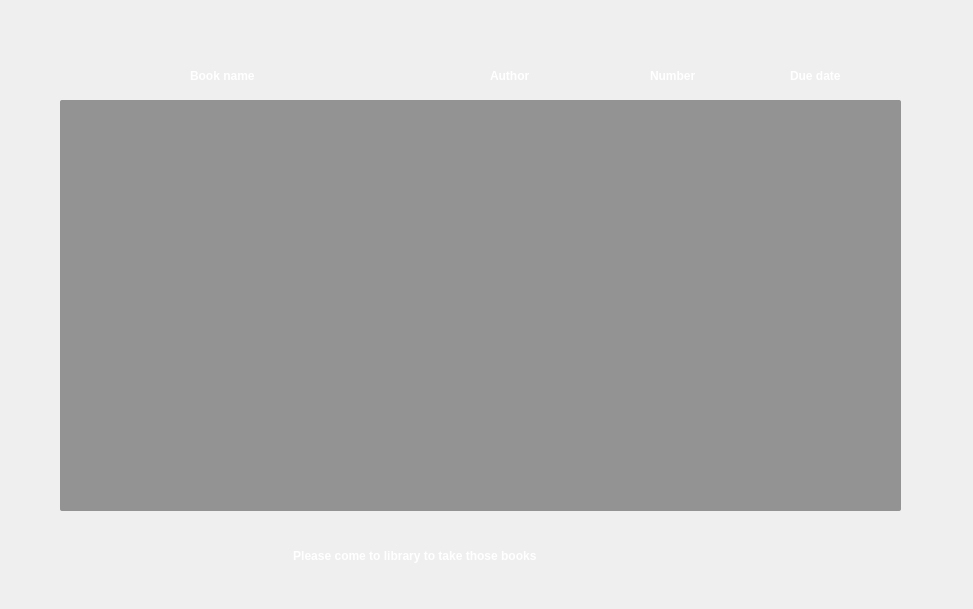
<?xml version="1.0" encoding="UTF-8"?>
<ui version="4.0">
 <class>QueueBook</class>
 <widget class="QDialog" name="QueueBook">
  <property name="geometry">
   <rect>
    <x>0</x>
    <y>0</y>
    <width>973</width>
    <height>609</height>
   </rect>
  </property>
  <property name="windowTitle">
   <string>Dialog</string>
  </property>
  <property name="styleSheet">
   <string notr="true">QTableWidget:item

{
color:white;
padding:5px;
margin:15px;
margin-left:0px;
font-size:12px;
font-weight:700;
font-family:&quot;Open Sans&quot;;
border:0px;
}
QTableWidget
{
alternate-background-color: rgba(255,255,255,0.1);
selection-background-color : white;
}

QPushButton {	
color: #333;
border: 2px solid #555;
border-radius: 11px;
padding: 5px;
background: qradialgradient(cx: 0.3, cy: -0.4,
fx: 0.3, fy: -0.4,
radius: 1.35, stop: 0 #fff, stop: 1 #888);
min-width: 80px;
background-color: rgba(255,255,255, .1);
}

QPushButton:hover {
background: qradialgradient(cx: 0.3, cy: -0.4,
fx: 0.3, fy: -0.4,
radius: 1.35, stop: 0 #fff, stop: 1 rgb(212, 236, 215));
}

QPushButton:pressed {
background: qradialgradient(cx: 0.4, cy: -0.1,
fx: 0.4, fy: -0.1,
radius: 1.35, stop: 0 #fff, stop: 1 #ddd);
}
</string>
  </property>
  <widget class="QTableWidget" name="tableWidget">
   <property name="geometry">
    <rect>
     <x>60</x>
     <y>100</y>
     <width>841</width>
     <height>411</height>
    </rect>
   </property>
   <property name="styleSheet">
    <string notr="true">background-color:rgba(55,55,55,0.5);
border-radius:2px;
/*gridline-color: rgba(55,55,55,0.5);*/
border:0px;
selection-background-color: red;</string>
   </property>
  </widget>
  <widget class="QLabel" name="Usernamelbl_9">
   <property name="geometry">
    <rect>
     <x>790</x>
     <y>60</y>
     <width>91</width>
     <height>31</height>
    </rect>
   </property>
   <property name="styleSheet">
    <string notr="true">font: 10pt &quot;Segoe UI&quot;;
font-weight:500;
color:white;</string>
   </property>
   <property name="text">
    <string>Due date </string>
   </property>
  </widget>
  <widget class="QLabel" name="Usernamelbl_6">
   <property name="geometry">
    <rect>
     <x>190</x>
     <y>60</y>
     <width>91</width>
     <height>31</height>
    </rect>
   </property>
   <property name="styleSheet">
    <string notr="true">font: 10pt &quot;Segoe UI&quot;;
font-weight:500;
color:white;</string>
   </property>
   <property name="text">
    <string>Book name</string>
   </property>
  </widget>
  <widget class="QLabel" name="Usernamelbl_7">
   <property name="geometry">
    <rect>
     <x>490</x>
     <y>60</y>
     <width>91</width>
     <height>31</height>
    </rect>
   </property>
   <property name="styleSheet">
    <string notr="true">font: 10pt &quot;Segoe UI&quot;;
font-weight:500;
color:white;</string>
   </property>
   <property name="text">
    <string>Author</string>
   </property>
  </widget>
  <widget class="QLabel" name="Usernamelbl_8">
   <property name="geometry">
    <rect>
     <x>650</x>
     <y>60</y>
     <width>101</width>
     <height>31</height>
    </rect>
   </property>
   <property name="styleSheet">
    <string notr="true">font: 10pt &quot;Segoe UI&quot;;
font-weight:500;
color:white;</string>
   </property>
   <property name="text">
    <string>Number</string>
   </property>
  </widget>
  <widget class="QPushButton" name="removebtn">
   <property name="geometry">
    <rect>
     <x>811</x>
     <y>520</y>
     <width>90</width>
     <height>61</height>
    </rect>
   </property>
   <property name="whatsThis">
    <string>Remove
</string>
   </property>
   <property name="styleSheet">
    <string notr="true">border : 0px;
border-radius:6px;
</string>
   </property>
   <property name="text">
    <string/>
   </property>
   <property name="icon">
    <iconset resource="LIBPRO.qrc">
     <normaloff>:/icon/Resources/icon/trash-2-512.png</normaloff>:/icon/Resources/icon/trash-2-512.png</iconset>
   </property>
   <property name="iconSize">
    <size>
     <width>50</width>
     <height>50</height>
    </size>
   </property>
  </widget>
  <widget class="QLabel" name="Usernamelbl_10">
   <property name="geometry">
    <rect>
     <x>230</x>
     <y>540</y>
     <width>481</width>
     <height>31</height>
    </rect>
   </property>
   <property name="styleSheet">
    <string notr="true">font: 10pt &quot;Segoe UI&quot;;
font-weight:500;
color:white;</string>
   </property>
   <property name="text">
    <string>                   Please come to library to take those books</string>
   </property>
  </widget>
 </widget>
 <resources>
  <include location="LIBPRO.qrc"/>
 </resources>
 <connections/>
</ui>
